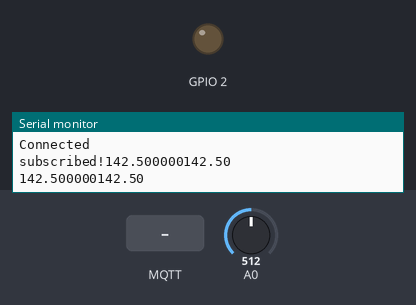
Bench run of a sketch on a simulated ESP8266 (NodeMCU). Shown: output pins drawn as LEDs (lit = HIGH), the last lines printed to the serial monitor. Inputs (shaded band) come from the test bench; at power-on: A0 = 512. WiFi joins after 1.5 s; servers stay silent unless stated; no MQTT or app messages arrive unless stated.

Above: at 2.7 s.
2.8 s: MQTT message "off" arrives on the first subscribed topic
At 4.4 s:
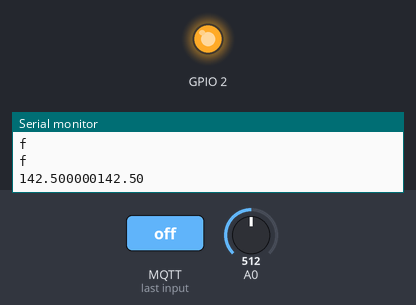
5.0 s: MQTT message "n" arrives on the first subscribed topic
7.0 s: MQTT message "f" arrives on the first subscribed topic
Timing chart, 0 to 10.0 s (numbered marks = the images above; inputs shaded):
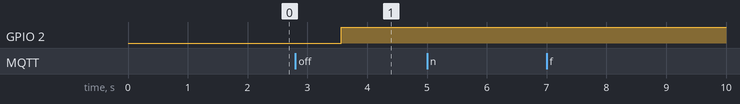

The sketch:

mqtt_esp_01.ino
```cpp
#include <PubSubClient.h>
#include <stdlib.h>
#include <ESP8266WiFi.h>
const char* ssid = "PratapWifi";
const char* password = "mbti9585";
const char* mqtt_server = "broker.mqttdashboard.com";

char pub_str[100];


float gettemp();

WiFiClient espClient;
PubSubClient client(espClient);
void setup_wifi()
{

delay(10);

Serial.print("connecting to");
 Serial.println(ssid);
 WiFi.begin(ssid, password);

while (WiFi.status() != WL_CONNECTED)
 {
 delay(500);
 Serial.print("-");
 }

Serial.println();
 Serial.println("WiFi Connected");
 Serial.println("WiFi got IP");
 Serial.println();
 Serial.println(WiFi.localIP());
}

void callback(char* topic, byte* payload, unsigned int length)
{

Serial.print("Message arrived : ");
 Serial.print(topic);
 Serial.print(" : ");
 for (int i = 0; i < length; i++)
 {
 Serial.println((char)payload[i]);
 }
 if ((char)payload[0] == 'o' && (char)payload[1] == 'n')
 {
 digitalWrite(2, LOW);
 }
 else if ((char)payload[0] == 'o' && (char)payload[1] == 'f' && (char)payload[2] == 'f' ) {
 digitalWrite(2, HIGH);
 }

}

void reconnect()
{

while(!client.connected()){
Serial.println("Attempting MQTT connection");
if(client.connect("...HiveMQ clientId..."))
{
Serial.println("Connected");
client.publish("prataptemp","Connected!");
client.subscribe("pratapled");
Serial.print("subscribed!");
}
else
{
Serial.print("Failed, rc = ");
Serial.print(client.state());
Serial.println("Waiting for 5 seconds to try again");
delay(5000);
 }
 }
}

void setup()
{

 pinMode(2, OUTPUT);
 Serial.begin(115200);
 setup_wifi();
 client.setServer(mqtt_server,8000);
 client.setCallback(callback);
 reconnect();
}

void loop()
{

if(!client.connected())
{
reconnect();
Serial.print("disconnected");
}
float tmp = gettemp();
//sprintf(pub_str,"%f", tmp);
dtostrf(tmp,2,6,pub_str);
Serial.print(pub_str);
Serial.println(tmp);
client.publish("prataptemp",pub_str);
delay(1000);

client.loop();
}

float gettemp() {
 float val = analogRead(A0);
 float c = val * 285.0 / 1024.0;
 return c;
}
```

Measured:
- after the input at 2.8 s, GPIO 2: LOW → HIGH after 0.77 s
